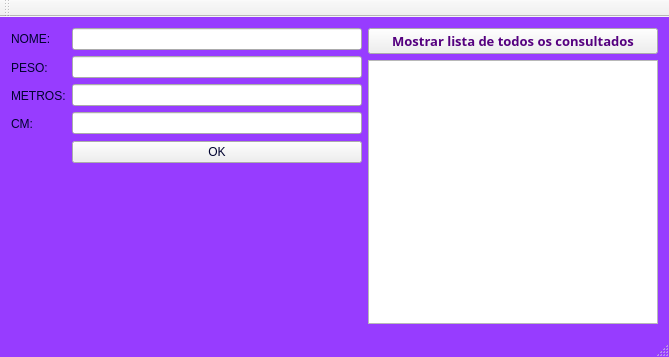
<?xml version="1.0" encoding="UTF-8"?>
<ui version="4.0">
 <class>MainWindow</class>
 <widget class="QMainWindow" name="MainWindow">
  <property name="geometry">
   <rect>
    <x>0</x>
    <y>0</y>
    <width>669</width>
    <height>357</height>
   </rect>
  </property>
  <property name="palette">
   <palette>
    <active>
     <colorrole role="WindowText">
      <brush brushstyle="SolidPattern">
       <color alpha="255">
        <red>17</red>
        <green>17</green>
        <blue>35</blue>
       </color>
      </brush>
     </colorrole>
     <colorrole role="Button">
      <brush brushstyle="SolidPattern">
       <color alpha="255">
        <red>151</red>
        <green>60</green>
        <blue>255</blue>
       </color>
      </brush>
     </colorrole>
     <colorrole role="Light">
      <brush brushstyle="SolidPattern">
       <color alpha="255">
        <red>219</red>
        <green>188</green>
        <blue>255</blue>
       </color>
      </brush>
     </colorrole>
     <colorrole role="Midlight">
      <brush brushstyle="SolidPattern">
       <color alpha="255">
        <red>185</red>
        <green>124</green>
        <blue>255</blue>
       </color>
      </brush>
     </colorrole>
     <colorrole role="Dark">
      <brush brushstyle="SolidPattern">
       <color alpha="255">
        <red>75</red>
        <green>30</green>
        <blue>127</blue>
       </color>
      </brush>
     </colorrole>
     <colorrole role="Mid">
      <brush brushstyle="SolidPattern">
       <color alpha="255">
        <red>101</red>
        <green>40</green>
        <blue>170</blue>
       </color>
      </brush>
     </colorrole>
     <colorrole role="Text">
      <brush brushstyle="SolidPattern">
       <color alpha="255">
        <red>17</red>
        <green>17</green>
        <blue>35</blue>
       </color>
      </brush>
     </colorrole>
     <colorrole role="BrightText">
      <brush brushstyle="SolidPattern">
       <color alpha="255">
        <red>255</red>
        <green>255</green>
        <blue>255</blue>
       </color>
      </brush>
     </colorrole>
     <colorrole role="ButtonText">
      <brush brushstyle="SolidPattern">
       <color alpha="255">
        <red>17</red>
        <green>17</green>
        <blue>35</blue>
       </color>
      </brush>
     </colorrole>
     <colorrole role="Base">
      <brush brushstyle="SolidPattern">
       <color alpha="255">
        <red>255</red>
        <green>255</green>
        <blue>255</blue>
       </color>
      </brush>
     </colorrole>
     <colorrole role="Window">
      <brush brushstyle="SolidPattern">
       <color alpha="255">
        <red>151</red>
        <green>60</green>
        <blue>255</blue>
       </color>
      </brush>
     </colorrole>
     <colorrole role="Shadow">
      <brush brushstyle="SolidPattern">
       <color alpha="255">
        <red>0</red>
        <green>0</green>
        <blue>0</blue>
       </color>
      </brush>
     </colorrole>
     <colorrole role="AlternateBase">
      <brush brushstyle="SolidPattern">
       <color alpha="255">
        <red>203</red>
        <green>157</green>
        <blue>255</blue>
       </color>
      </brush>
     </colorrole>
     <colorrole role="ToolTipBase">
      <brush brushstyle="SolidPattern">
       <color alpha="255">
        <red>255</red>
        <green>255</green>
        <blue>220</blue>
       </color>
      </brush>
     </colorrole>
     <colorrole role="ToolTipText">
      <brush brushstyle="SolidPattern">
       <color alpha="255">
        <red>0</red>
        <green>0</green>
        <blue>0</blue>
       </color>
      </brush>
     </colorrole>
    </active>
    <inactive>
     <colorrole role="WindowText">
      <brush brushstyle="SolidPattern">
       <color alpha="255">
        <red>17</red>
        <green>17</green>
        <blue>35</blue>
       </color>
      </brush>
     </colorrole>
     <colorrole role="Button">
      <brush brushstyle="SolidPattern">
       <color alpha="255">
        <red>151</red>
        <green>60</green>
        <blue>255</blue>
       </color>
      </brush>
     </colorrole>
     <colorrole role="Light">
      <brush brushstyle="SolidPattern">
       <color alpha="255">
        <red>219</red>
        <green>188</green>
        <blue>255</blue>
       </color>
      </brush>
     </colorrole>
     <colorrole role="Midlight">
      <brush brushstyle="SolidPattern">
       <color alpha="255">
        <red>185</red>
        <green>124</green>
        <blue>255</blue>
       </color>
      </brush>
     </colorrole>
     <colorrole role="Dark">
      <brush brushstyle="SolidPattern">
       <color alpha="255">
        <red>75</red>
        <green>30</green>
        <blue>127</blue>
       </color>
      </brush>
     </colorrole>
     <colorrole role="Mid">
      <brush brushstyle="SolidPattern">
       <color alpha="255">
        <red>101</red>
        <green>40</green>
        <blue>170</blue>
       </color>
      </brush>
     </colorrole>
     <colorrole role="Text">
      <brush brushstyle="SolidPattern">
       <color alpha="255">
        <red>17</red>
        <green>17</green>
        <blue>35</blue>
       </color>
      </brush>
     </colorrole>
     <colorrole role="BrightText">
      <brush brushstyle="SolidPattern">
       <color alpha="255">
        <red>255</red>
        <green>255</green>
        <blue>255</blue>
       </color>
      </brush>
     </colorrole>
     <colorrole role="ButtonText">
      <brush brushstyle="SolidPattern">
       <color alpha="255">
        <red>17</red>
        <green>17</green>
        <blue>35</blue>
       </color>
      </brush>
     </colorrole>
     <colorrole role="Base">
      <brush brushstyle="SolidPattern">
       <color alpha="255">
        <red>255</red>
        <green>255</green>
        <blue>255</blue>
       </color>
      </brush>
     </colorrole>
     <colorrole role="Window">
      <brush brushstyle="SolidPattern">
       <color alpha="255">
        <red>151</red>
        <green>60</green>
        <blue>255</blue>
       </color>
      </brush>
     </colorrole>
     <colorrole role="Shadow">
      <brush brushstyle="SolidPattern">
       <color alpha="255">
        <red>0</red>
        <green>0</green>
        <blue>0</blue>
       </color>
      </brush>
     </colorrole>
     <colorrole role="AlternateBase">
      <brush brushstyle="SolidPattern">
       <color alpha="255">
        <red>203</red>
        <green>157</green>
        <blue>255</blue>
       </color>
      </brush>
     </colorrole>
     <colorrole role="ToolTipBase">
      <brush brushstyle="SolidPattern">
       <color alpha="255">
        <red>255</red>
        <green>255</green>
        <blue>220</blue>
       </color>
      </brush>
     </colorrole>
     <colorrole role="ToolTipText">
      <brush brushstyle="SolidPattern">
       <color alpha="255">
        <red>0</red>
        <green>0</green>
        <blue>0</blue>
       </color>
      </brush>
     </colorrole>
    </inactive>
    <disabled>
     <colorrole role="WindowText">
      <brush brushstyle="SolidPattern">
       <color alpha="255">
        <red>17</red>
        <green>17</green>
        <blue>35</blue>
       </color>
      </brush>
     </colorrole>
     <colorrole role="Button">
      <brush brushstyle="SolidPattern">
       <color alpha="255">
        <red>151</red>
        <green>60</green>
        <blue>255</blue>
       </color>
      </brush>
     </colorrole>
     <colorrole role="Light">
      <brush brushstyle="SolidPattern">
       <color alpha="255">
        <red>219</red>
        <green>188</green>
        <blue>255</blue>
       </color>
      </brush>
     </colorrole>
     <colorrole role="Midlight">
      <brush brushstyle="SolidPattern">
       <color alpha="255">
        <red>185</red>
        <green>124</green>
        <blue>255</blue>
       </color>
      </brush>
     </colorrole>
     <colorrole role="Dark">
      <brush brushstyle="SolidPattern">
       <color alpha="255">
        <red>75</red>
        <green>30</green>
        <blue>127</blue>
       </color>
      </brush>
     </colorrole>
     <colorrole role="Mid">
      <brush brushstyle="SolidPattern">
       <color alpha="255">
        <red>101</red>
        <green>40</green>
        <blue>170</blue>
       </color>
      </brush>
     </colorrole>
     <colorrole role="Text">
      <brush brushstyle="SolidPattern">
       <color alpha="255">
        <red>17</red>
        <green>17</green>
        <blue>35</blue>
       </color>
      </brush>
     </colorrole>
     <colorrole role="BrightText">
      <brush brushstyle="SolidPattern">
       <color alpha="255">
        <red>255</red>
        <green>255</green>
        <blue>255</blue>
       </color>
      </brush>
     </colorrole>
     <colorrole role="ButtonText">
      <brush brushstyle="SolidPattern">
       <color alpha="255">
        <red>17</red>
        <green>17</green>
        <blue>35</blue>
       </color>
      </brush>
     </colorrole>
     <colorrole role="Base">
      <brush brushstyle="SolidPattern">
       <color alpha="255">
        <red>151</red>
        <green>60</green>
        <blue>255</blue>
       </color>
      </brush>
     </colorrole>
     <colorrole role="Window">
      <brush brushstyle="SolidPattern">
       <color alpha="255">
        <red>151</red>
        <green>60</green>
        <blue>255</blue>
       </color>
      </brush>
     </colorrole>
     <colorrole role="Shadow">
      <brush brushstyle="SolidPattern">
       <color alpha="255">
        <red>0</red>
        <green>0</green>
        <blue>0</blue>
       </color>
      </brush>
     </colorrole>
     <colorrole role="AlternateBase">
      <brush brushstyle="SolidPattern">
       <color alpha="255">
        <red>151</red>
        <green>60</green>
        <blue>255</blue>
       </color>
      </brush>
     </colorrole>
     <colorrole role="ToolTipBase">
      <brush brushstyle="SolidPattern">
       <color alpha="255">
        <red>255</red>
        <green>255</green>
        <blue>220</blue>
       </color>
      </brush>
     </colorrole>
     <colorrole role="ToolTipText">
      <brush brushstyle="SolidPattern">
       <color alpha="255">
        <red>0</red>
        <green>0</green>
        <blue>0</blue>
       </color>
      </brush>
     </colorrole>
    </disabled>
   </palette>
  </property>
  <property name="windowTitle">
   <string>MainWindow</string>
  </property>
  <property name="styleSheet">
   <string notr="true">color:rgb(17, 17, 35)</string>
  </property>
  <widget class="QWidget" name="centralWidget">
   <property name="palette">
    <palette>
     <active>
      <colorrole role="WindowText">
       <brush brushstyle="SolidPattern">
        <color alpha="255">
         <red>0</red>
         <green>2</green>
         <blue>47</blue>
        </color>
       </brush>
      </colorrole>
      <colorrole role="Button">
       <brush brushstyle="SolidPattern">
        <color alpha="255">
         <red>82</red>
         <green>1</green>
         <blue>85</blue>
        </color>
       </brush>
      </colorrole>
      <colorrole role="Light">
       <brush brushstyle="SolidPattern">
        <color alpha="255">
         <red>123</red>
         <green>1</green>
         <blue>127</blue>
        </color>
       </brush>
      </colorrole>
      <colorrole role="Midlight">
       <brush brushstyle="SolidPattern">
        <color alpha="255">
         <red>102</red>
         <green>1</green>
         <blue>106</blue>
        </color>
       </brush>
      </colorrole>
      <colorrole role="Dark">
       <brush brushstyle="SolidPattern">
        <color alpha="255">
         <red>41</red>
         <green>0</green>
         <blue>42</blue>
        </color>
       </brush>
      </colorrole>
      <colorrole role="Mid">
       <brush brushstyle="SolidPattern">
        <color alpha="255">
         <red>54</red>
         <green>0</green>
         <blue>56</blue>
        </color>
       </brush>
      </colorrole>
      <colorrole role="Text">
       <brush brushstyle="SolidPattern">
        <color alpha="255">
         <red>0</red>
         <green>2</green>
         <blue>47</blue>
        </color>
       </brush>
      </colorrole>
      <colorrole role="BrightText">
       <brush brushstyle="SolidPattern">
        <color alpha="255">
         <red>255</red>
         <green>255</green>
         <blue>255</blue>
        </color>
       </brush>
      </colorrole>
      <colorrole role="ButtonText">
       <brush brushstyle="SolidPattern">
        <color alpha="255">
         <red>0</red>
         <green>2</green>
         <blue>47</blue>
        </color>
       </brush>
      </colorrole>
      <colorrole role="Base">
       <brush brushstyle="SolidPattern">
        <color alpha="255">
         <red>0</red>
         <green>0</green>
         <blue>0</blue>
        </color>
       </brush>
      </colorrole>
      <colorrole role="Window">
       <brush brushstyle="SolidPattern">
        <color alpha="255">
         <red>82</red>
         <green>1</green>
         <blue>85</blue>
        </color>
       </brush>
      </colorrole>
      <colorrole role="Shadow">
       <brush brushstyle="SolidPattern">
        <color alpha="255">
         <red>0</red>
         <green>0</green>
         <blue>0</blue>
        </color>
       </brush>
      </colorrole>
      <colorrole role="AlternateBase">
       <brush brushstyle="SolidPattern">
        <color alpha="255">
         <red>41</red>
         <green>0</green>
         <blue>42</blue>
        </color>
       </brush>
      </colorrole>
      <colorrole role="ToolTipBase">
       <brush brushstyle="SolidPattern">
        <color alpha="255">
         <red>255</red>
         <green>255</green>
         <blue>220</blue>
        </color>
       </brush>
      </colorrole>
      <colorrole role="ToolTipText">
       <brush brushstyle="SolidPattern">
        <color alpha="255">
         <red>0</red>
         <green>0</green>
         <blue>0</blue>
        </color>
       </brush>
      </colorrole>
     </active>
     <inactive>
      <colorrole role="WindowText">
       <brush brushstyle="SolidPattern">
        <color alpha="255">
         <red>0</red>
         <green>2</green>
         <blue>47</blue>
        </color>
       </brush>
      </colorrole>
      <colorrole role="Button">
       <brush brushstyle="SolidPattern">
        <color alpha="255">
         <red>82</red>
         <green>1</green>
         <blue>85</blue>
        </color>
       </brush>
      </colorrole>
      <colorrole role="Light">
       <brush brushstyle="SolidPattern">
        <color alpha="255">
         <red>123</red>
         <green>1</green>
         <blue>127</blue>
        </color>
       </brush>
      </colorrole>
      <colorrole role="Midlight">
       <brush brushstyle="SolidPattern">
        <color alpha="255">
         <red>102</red>
         <green>1</green>
         <blue>106</blue>
        </color>
       </brush>
      </colorrole>
      <colorrole role="Dark">
       <brush brushstyle="SolidPattern">
        <color alpha="255">
         <red>41</red>
         <green>0</green>
         <blue>42</blue>
        </color>
       </brush>
      </colorrole>
      <colorrole role="Mid">
       <brush brushstyle="SolidPattern">
        <color alpha="255">
         <red>54</red>
         <green>0</green>
         <blue>56</blue>
        </color>
       </brush>
      </colorrole>
      <colorrole role="Text">
       <brush brushstyle="SolidPattern">
        <color alpha="255">
         <red>0</red>
         <green>2</green>
         <blue>47</blue>
        </color>
       </brush>
      </colorrole>
      <colorrole role="BrightText">
       <brush brushstyle="SolidPattern">
        <color alpha="255">
         <red>255</red>
         <green>255</green>
         <blue>255</blue>
        </color>
       </brush>
      </colorrole>
      <colorrole role="ButtonText">
       <brush brushstyle="SolidPattern">
        <color alpha="255">
         <red>0</red>
         <green>2</green>
         <blue>47</blue>
        </color>
       </brush>
      </colorrole>
      <colorrole role="Base">
       <brush brushstyle="SolidPattern">
        <color alpha="255">
         <red>0</red>
         <green>0</green>
         <blue>0</blue>
        </color>
       </brush>
      </colorrole>
      <colorrole role="Window">
       <brush brushstyle="SolidPattern">
        <color alpha="255">
         <red>82</red>
         <green>1</green>
         <blue>85</blue>
        </color>
       </brush>
      </colorrole>
      <colorrole role="Shadow">
       <brush brushstyle="SolidPattern">
        <color alpha="255">
         <red>0</red>
         <green>0</green>
         <blue>0</blue>
        </color>
       </brush>
      </colorrole>
      <colorrole role="AlternateBase">
       <brush brushstyle="SolidPattern">
        <color alpha="255">
         <red>41</red>
         <green>0</green>
         <blue>42</blue>
        </color>
       </brush>
      </colorrole>
      <colorrole role="ToolTipBase">
       <brush brushstyle="SolidPattern">
        <color alpha="255">
         <red>255</red>
         <green>255</green>
         <blue>220</blue>
        </color>
       </brush>
      </colorrole>
      <colorrole role="ToolTipText">
       <brush brushstyle="SolidPattern">
        <color alpha="255">
         <red>0</red>
         <green>0</green>
         <blue>0</blue>
        </color>
       </brush>
      </colorrole>
     </inactive>
     <disabled>
      <colorrole role="WindowText">
       <brush brushstyle="SolidPattern">
        <color alpha="255">
         <red>0</red>
         <green>2</green>
         <blue>47</blue>
        </color>
       </brush>
      </colorrole>
      <colorrole role="Button">
       <brush brushstyle="SolidPattern">
        <color alpha="255">
         <red>82</red>
         <green>1</green>
         <blue>85</blue>
        </color>
       </brush>
      </colorrole>
      <colorrole role="Light">
       <brush brushstyle="SolidPattern">
        <color alpha="255">
         <red>123</red>
         <green>1</green>
         <blue>127</blue>
        </color>
       </brush>
      </colorrole>
      <colorrole role="Midlight">
       <brush brushstyle="SolidPattern">
        <color alpha="255">
         <red>102</red>
         <green>1</green>
         <blue>106</blue>
        </color>
       </brush>
      </colorrole>
      <colorrole role="Dark">
       <brush brushstyle="SolidPattern">
        <color alpha="255">
         <red>41</red>
         <green>0</green>
         <blue>42</blue>
        </color>
       </brush>
      </colorrole>
      <colorrole role="Mid">
       <brush brushstyle="SolidPattern">
        <color alpha="255">
         <red>54</red>
         <green>0</green>
         <blue>56</blue>
        </color>
       </brush>
      </colorrole>
      <colorrole role="Text">
       <brush brushstyle="SolidPattern">
        <color alpha="255">
         <red>0</red>
         <green>2</green>
         <blue>47</blue>
        </color>
       </brush>
      </colorrole>
      <colorrole role="BrightText">
       <brush brushstyle="SolidPattern">
        <color alpha="255">
         <red>255</red>
         <green>255</green>
         <blue>255</blue>
        </color>
       </brush>
      </colorrole>
      <colorrole role="ButtonText">
       <brush brushstyle="SolidPattern">
        <color alpha="255">
         <red>0</red>
         <green>2</green>
         <blue>47</blue>
        </color>
       </brush>
      </colorrole>
      <colorrole role="Base">
       <brush brushstyle="SolidPattern">
        <color alpha="255">
         <red>82</red>
         <green>1</green>
         <blue>85</blue>
        </color>
       </brush>
      </colorrole>
      <colorrole role="Window">
       <brush brushstyle="SolidPattern">
        <color alpha="255">
         <red>82</red>
         <green>1</green>
         <blue>85</blue>
        </color>
       </brush>
      </colorrole>
      <colorrole role="Shadow">
       <brush brushstyle="SolidPattern">
        <color alpha="255">
         <red>0</red>
         <green>0</green>
         <blue>0</blue>
        </color>
       </brush>
      </colorrole>
      <colorrole role="AlternateBase">
       <brush brushstyle="SolidPattern">
        <color alpha="255">
         <red>82</red>
         <green>1</green>
         <blue>85</blue>
        </color>
       </brush>
      </colorrole>
      <colorrole role="ToolTipBase">
       <brush brushstyle="SolidPattern">
        <color alpha="255">
         <red>255</red>
         <green>255</green>
         <blue>220</blue>
        </color>
       </brush>
      </colorrole>
      <colorrole role="ToolTipText">
       <brush brushstyle="SolidPattern">
        <color alpha="255">
         <red>0</red>
         <green>0</green>
         <blue>0</blue>
        </color>
       </brush>
      </colorrole>
     </disabled>
    </palette>
   </property>
   <property name="styleSheet">
    <string notr="true">color:rgb(0, 2, 47)</string>
   </property>
   <layout class="QGridLayout" name="gridLayout">
    <item row="0" column="0" rowspan="2">
     <layout class="QVBoxLayout" name="verticalLayout">
      <item>
       <widget class="QLabel" name="label">
        <property name="text">
         <string>NOME:</string>
        </property>
       </widget>
      </item>
      <item>
       <widget class="QLabel" name="label_2">
        <property name="text">
         <string>PESO:</string>
        </property>
       </widget>
      </item>
      <item>
       <widget class="QLabel" name="label_3">
        <property name="text">
         <string>METROS:</string>
        </property>
       </widget>
      </item>
      <item>
       <widget class="QLabel" name="label_4">
        <property name="text">
         <string>CM:</string>
        </property>
       </widget>
      </item>
     </layout>
    </item>
    <item row="0" column="1" rowspan="2">
     <layout class="QVBoxLayout" name="verticalLayout_2">
      <item>
       <widget class="QLineEdit" name="lineEdit"/>
      </item>
      <item>
       <layout class="QVBoxLayout" name="verticalLayout_3"/>
      </item>
      <item>
       <widget class="QLineEdit" name="lineEdit_2"/>
      </item>
      <item>
       <widget class="QLineEdit" name="lineEdit_3"/>
      </item>
      <item>
       <widget class="QLineEdit" name="lineEdit_4"/>
      </item>
     </layout>
    </item>
    <item row="0" column="2">
     <layout class="QVBoxLayout" name="verticalLayout_4"/>
    </item>
    <item row="0" column="3">
     <widget class="QPushButton" name="pushButton_2">
      <property name="font">
       <font>
        <family>Arial Black</family>
        <pointsize>10</pointsize>
        <weight>75</weight>
        <bold>true</bold>
       </font>
      </property>
      <property name="styleSheet">
       <string notr="true">color:rgb(85, 0, 127)</string>
      </property>
      <property name="text">
       <string>Mostrar lista de todos os consultados</string>
      </property>
     </widget>
    </item>
    <item row="2" column="1">
     <widget class="QPushButton" name="pushButton">
      <property name="text">
       <string>OK</string>
      </property>
     </widget>
    </item>
    <item row="3" column="0">
     <widget class="QLabel" name="label_5">
      <property name="font">
       <font>
        <family>Arial Black</family>
        <pointsize>16</pointsize>
        <weight>75</weight>
        <bold>true</bold>
        <underline>true</underline>
       </font>
      </property>
      <property name="styleSheet">
       <string notr="true">COLOR:rgb(184, 112, 255)
</string>
      </property>
      <property name="text">
       <string/>
      </property>
      <property name="wordWrap">
       <bool>false</bool>
      </property>
     </widget>
    </item>
    <item row="1" column="3" rowspan="4">
     <widget class="QTableView" name="tableView">
      <property name="styleSheet">
       <string notr="true">color:rgb(117, 37, 255)</string>
      </property>
     </widget>
    </item>
    <item row="4" column="0" colspan="2">
     <widget class="QLabel" name="label_6">
      <property name="font">
       <font>
        <family>Segoe MDL2 Assets</family>
        <pointsize>16</pointsize>
        <underline>true</underline>
       </font>
      </property>
      <property name="styleSheet">
       <string notr="true">COLOR:rgb(184, 112, 255)</string>
      </property>
      <property name="text">
       <string/>
      </property>
      <property name="wordWrap">
       <bool>false</bool>
      </property>
     </widget>
    </item>
   </layout>
  </widget>
  <widget class="QStatusBar" name="statusBar"/>
  <widget class="QToolBar" name="mainToolBar">
   <attribute name="toolBarArea">
    <enum>TopToolBarArea</enum>
   </attribute>
   <attribute name="toolBarBreak">
    <bool>false</bool>
   </attribute>
  </widget>
 </widget>
 <layoutdefault spacing="6" margin="11"/>
 <resources/>
 <connections/>
</ui>
